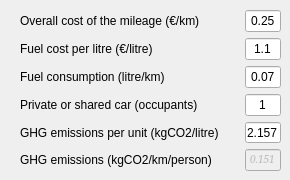
    <widget class="QWidget" name="Car_tab">
     <attribute name="title">
      <string>Fuel-based car</string>
     </attribute>
     <widget class="QWidget" name="gridLayoutWidget_2">
      <property name="geometry">
       <rect>
        <x>20</x>
        <y>10</y>
        <width>261</width>
        <height>161</height>
       </rect>
      </property>
      <layout class="QGridLayout" name="gridLayout_2">
       <item row="9" column="0">
        <widget class="QLabel" name="CaremissionskmLabel">
         <property name="text">
          <string>GHG emissions (kgCO2/km/person)</string>
         </property>
        </widget>
       </item>
       <item row="5" column="0">
        <widget class="QLabel" name="CaremissionsLabel">
         <property name="text">
          <string>GHG emissions per unit (kgCO2/litre)      </string>
         </property>
        </widget>
       </item>
       <item row="9" column="1">
        <widget class="QLineEdit" name="CaremissionskmCheck">
         <property name="enabled">
          <bool>false</bool>
         </property>
         <property name="font">
          <font>
           <family>Palatino Linotype</family>
           <pointsize>8</pointsize>
           <italic>true</italic>
          </font>
         </property>
         <property name="autoFillBackground">
          <bool>false</bool>
         </property>
         <property name="text">
          <string>0.151</string>
         </property>
         <property name="alignment">
          <set>Qt::AlignCenter</set>
         </property>
        </widget>
       </item>
       <item row="3" column="1">
        <widget class="QLineEdit" name="CarconsumptionValue">
         <property name="text">
          <string>0.07</string>
         </property>
         <property name="alignment">
          <set>Qt::AlignCenter</set>
         </property>
        </widget>
       </item>
       <item row="3" column="0">
        <widget class="QLabel" name="CarconsumptionLabel">
         <property name="text">
          <string>Fuel consumption (litre/km)</string>
         </property>
        </widget>
       </item>
       <item row="5" column="1">
        <widget class="QLineEdit" name="CaremissionsValue">
         <property name="text">
          <string>2.157</string>
         </property>
         <property name="alignment">
          <set>Qt::AlignCenter</set>
         </property>
        </widget>
       </item>
       <item row="2" column="1">
        <widget class="QLineEdit" name="CarcostValue">
         <property name="text">
          <string>1.1</string>
         </property>
         <property name="alignment">
          <set>Qt::AlignCenter</set>
         </property>
        </widget>
       </item>
       <item row="2" column="0">
        <widget class="QLabel" name="CarcostLabel">
         <property name="text">
          <string>Fuel cost per litre (€/litre)</string>
         </property>
        </widget>
       </item>
       <item row="4" column="0">
        <widget class="QLabel" name="CaroccupanceLabel">
         <property name="text">
          <string>Private or shared car (occupants)</string>
         </property>
        </widget>
       </item>
       <item row="4" column="1">
        <widget class="QLineEdit" name="CaroccupanceValue">
         <property name="text">
          <string>1</string>
         </property>
         <property name="alignment">
          <set>Qt::AlignCenter</set>
         </property>
        </widget>
       </item>
       <item row="0" column="0">
        <widget class="QLabel" name="CarcostkmLabel">
         <property name="text">
          <string>Overall cost of the mileage (€/km)</string>
         </property>
        </widget>
       </item>
       <item row="0" column="1">
        <widget class="QLineEdit" name="CarcostkmValue">
         <property name="text">
          <string>0.25</string>
         </property>
         <property name="alignment">
          <set>Qt::AlignCenter</set>
         </property>
        </widget>
       </item>
      </layout>
     </widget>
    </widget>
